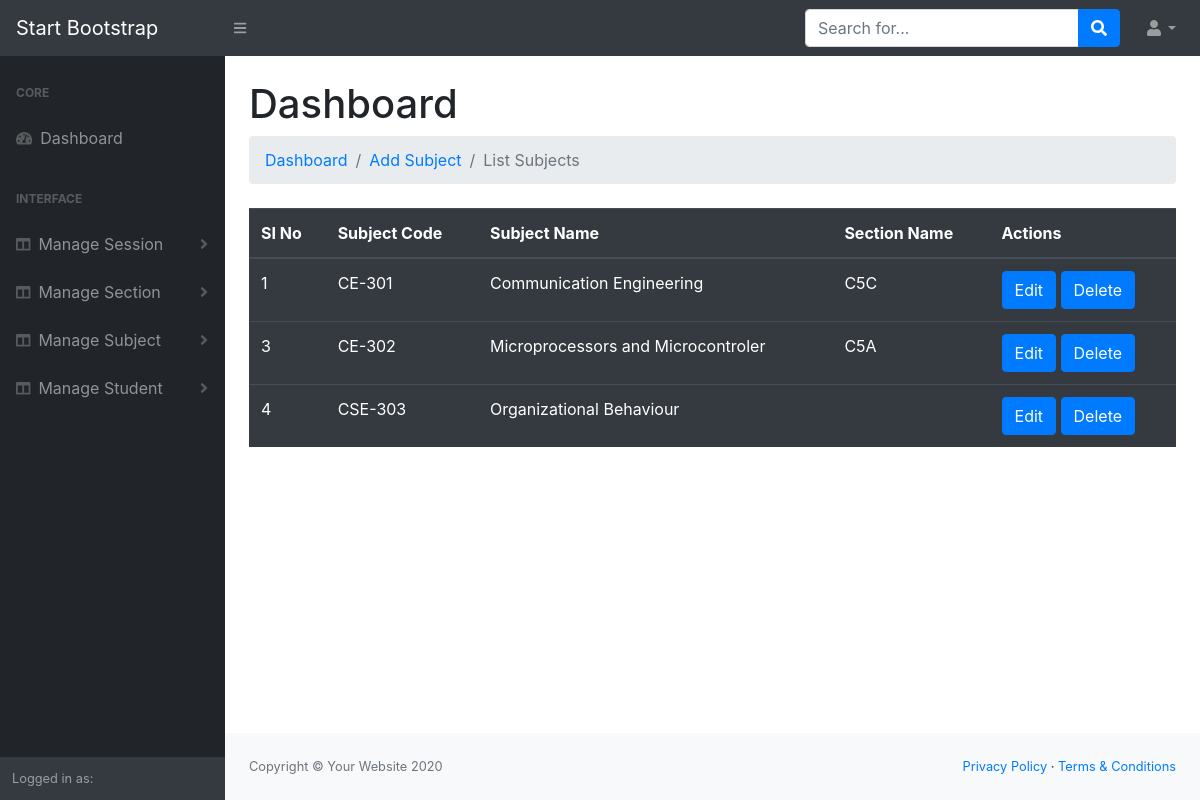
Screenshot of /listAllSubject.php with the database file from the repository.
### tables this page shows
CREATE TABLE `subject` (
  `id` int(11) NOT NULL,
  `sub_code` varchar(255) NOT NULL,
  `sub_name` varchar(255) NOT NULL,
  `section_id` int(11) NOT NULL
);

CREATE TABLE `section` (
  `id` int(11) NOT NULL,
  `section` varchar(255) NOT NULL
);

### listAllSubject.php (the view, shortened to what this page needs)
<?php include'header.php';
      include 'connection.php';
?>
    <div id="layoutSidenav_content">
        <main>
            <div class="container-fluid">
                <h1 class="mt-4">Dashboard</h1>
                <ol class="breadcrumb mb-4">
                    <li class="breadcrumb-item"><a href="index.php">Dashboard</a></li>
                    <li class="breadcrumb-item "><a href="addSubject.php"> Add Subject</a> </li>
                    <li class="breadcrumb-item active">List Subjects</li>
                </ol>
                <div class="row">
                    <div class="col-md-12">
                         <table class="table table-dark ">
                            <thead>
                               <th>SI No</th>
                               <th>Subject Code</th>
                               <th>Subject Name</th>
                               <th>Section Name</th>
                               <th>Actions</th>
                            </thead>
                            <tbody>
                             <?php
                    $str="SELECT * FROM subject";
                    $results = mysqli_query($con,$str);
                    while($row = mysqli_fetch_array($results)){
                            $section_id=$row['section_id'];
                            $section_name="SELECT * FROM section where id=$section_id";
                            $results1 = mysqli_query($con,$section_name);
                            $row1 = mysqli_fetch_array($results1);
                        ?>
                        <tr>
                            <td><?php echo $row['id']?></td>
                            <td><?php echo $row['sub_code']?></td>
                            <td><?php echo $row['sub_name']?></td>
                            <td><?php echo $row1['section']?></td>
                            <td>
                                <a class="btn btn-primary" href="editSubject.php?id=<?php echo $row['id']?>">Edit</a>
                                <a class="btn btn-primary" data-toggle="modal" data-target="#myModal<?php echo $row['id']?>">Delete</a>
                            </td>
                        </tr>
                        <?php } ?>
                            </tbody>
                </table>
            </div>
        </div>
            </div>
        </main>
 <?php include'footer.php'?>

### rows the page displays
subject: id "1", sub_code "CE-301", sub_name "Communication Engineering", section.section "C5C"
subject: id "3", sub_code "CE-302", sub_name "Microprocessors and Microcontroler", section.section "C5A"
subject: id "4", sub_code "CSE-303", sub_name "Organizational Behaviour"
